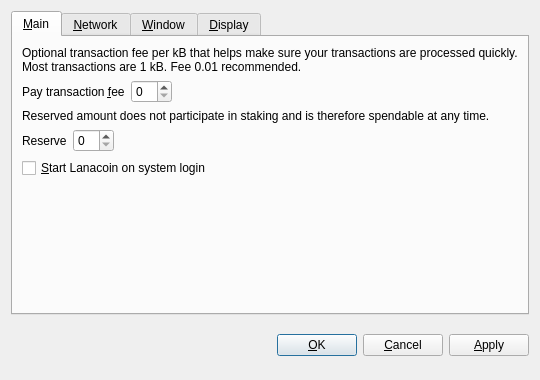
<?xml version="1.0" encoding="UTF-8"?>
<ui version="4.0">
 <class>OptionsDialog</class>
 <widget class="QDialog" name="OptionsDialog">
  <property name="geometry">
   <rect>
    <x>0</x>
    <y>0</y>
    <width>540</width>
    <height>380</height>
   </rect>
  </property>
  <property name="windowTitle">
   <string>Options</string>
  </property>
  <property name="modal">
   <bool>true</bool>
  </property>
  <layout class="QVBoxLayout" name="verticalLayout">
   <item>
    <widget class="QTabWidget" name="tabWidget">
     <property name="tabPosition">
      <enum>QTabWidget::North</enum>
     </property>
     <property name="currentIndex">
      <number>0</number>
     </property>
     <widget class="QWidget" name="tabMain">
      <attribute name="title">
       <string>&amp;Main</string>
      </attribute>
      <layout class="QVBoxLayout" name="verticalLayout_Main">
       <item>
        <widget class="QLabel" name="transactionFeeInfoLabel">
         <property name="text">
          <string>Optional transaction fee per kB that helps make sure your transactions are processed quickly. Most transactions are 1 kB. Fee 0.01 recommended.</string>
         </property>
         <property name="textFormat">
          <enum>Qt::PlainText</enum>
         </property>
         <property name="wordWrap">
          <bool>true</bool>
         </property>
        </widget>
       </item>
       <item>
        <layout class="QHBoxLayout" name="horizontalLayoutFee">
         <item>
          <widget class="QLabel" name="transactionFeeLabel">
           <property name="text">
            <string>Pay transaction &amp;fee</string>
           </property>
           <property name="textFormat">
            <enum>Qt::PlainText</enum>
           </property>
           <property name="buddy">
            <cstring>transactionFee</cstring>
           </property>
          </widget>
         </item>
         <item>
          <widget class="BitcoinAmountField" name="transactionFee"/>
         </item>
         <item>
          <spacer name="horizontalSpacerFee">
           <property name="orientation">
            <enum>Qt::Horizontal</enum>
           </property>
           <property name="sizeHint" stdset="0">
            <size>
             <width>40</width>
             <height>20</height>
            </size>
           </property>
          </spacer>
         </item>
        </layout>
       </item>
       <item>
        <widget class="QLabel" name="reserveBalanceInfoLabel">
         <property name="text">
          <string>Reserved amount does not participate in staking and is therefore spendable at any time.</string>
         </property>
         <property name="textFormat">
          <enum>Qt::PlainText</enum>
         </property>
         <property name="wordWrap">
          <bool>true</bool>
         </property>
        </widget>
       </item>
       <item>
        <layout class="QHBoxLayout" name="horizontalLayoutReserveBalance">
         <item>
          <widget class="QLabel" name="reserveBalanceLabel">
           <property name="text">
            <string>Reserve</string>
           </property>
           <property name="textFormat">
            <enum>Qt::PlainText</enum>
           </property>
           <property name="buddy">
            <cstring>reserveBalance</cstring>
           </property>
          </widget>
         </item>
         <item>
          <widget class="BitcoinAmountField" name="reserveBalance"/>
         </item>
         <item>
          <spacer name="horizontalSpacerReserveBalance">
           <property name="orientation">
            <enum>Qt::Horizontal</enum>
           </property>
           <property name="sizeHint" stdset="0">
            <size>
             <width>40</width>
             <height>20</height>
            </size>
           </property>
          </spacer>
         </item>
        </layout>
       </item>
       <item>
        <widget class="QCheckBox" name="bitcoinAtStartup">
         <property name="toolTip">
          <string>Automatically start Lanacoin after logging in to the system.</string>
         </property>
         <property name="text">
          <string>&amp;Start Lanacoin on system login</string>
         </property>
        </widget>
       </item>
       <item>
        <spacer name="verticalSpacer_Main">
         <property name="orientation">
          <enum>Qt::Vertical</enum>
         </property>
         <property name="sizeHint" stdset="0">
          <size>
           <width>20</width>
           <height>40</height>
          </size>
         </property>
        </spacer>
       </item>
      </layout>
     </widget>
     <widget class="QWidget" name="tabNetwork">
      <attribute name="title">
       <string>&amp;Network</string>
      </attribute>
      <layout class="QVBoxLayout" name="verticalLayout_Network">
       <item>
        <widget class="QCheckBox" name="mapPortUpnp">
         <property name="toolTip">
          <string>Automatically open the Lanacoin client port on the router. This only works when your router supports UPnP and it is enabled.</string>
         </property>
         <property name="text">
          <string>Map port using &amp;UPnP</string>
         </property>
        </widget>
       </item>
       <item>
        <widget class="QCheckBox" name="connectSocks">
         <property name="toolTip">
          <string>Connect to the Lanacoin network through a SOCKS5 proxy (e.g. when connecting through Tor).</string>
         </property>
         <property name="text">
          <string>&amp;Connect through SOCKS5 proxy:</string>
         </property>
        </widget>
       </item>
       <item>
        <layout class="QHBoxLayout" name="horizontalLayout_Network">
         <item>
          <widget class="QLabel" name="proxyIpLabel">
           <property name="text">
            <string>Proxy &amp;IP:</string>
           </property>
           <property name="textFormat">
            <enum>Qt::PlainText</enum>
           </property>
           <property name="buddy">
            <cstring>proxyIp</cstring>
           </property>
          </widget>
         </item>
         <item>
          <widget class="QValidatedLineEdit" name="proxyIp">
           <property name="maximumSize">
            <size>
             <width>140</width>
             <height>16777215</height>
            </size>
           </property>
           <property name="toolTip">
            <string>IP address of the proxy (e.g. 127.0.0.1)</string>
           </property>
          </widget>
         </item>
         <item>
          <widget class="QLabel" name="proxyPortLabel">
           <property name="text">
            <string>&amp;Port:</string>
           </property>
           <property name="textFormat">
            <enum>Qt::PlainText</enum>
           </property>
           <property name="buddy">
            <cstring>proxyPort</cstring>
           </property>
          </widget>
         </item>
         <item>
          <widget class="QLineEdit" name="proxyPort">
           <property name="maximumSize">
            <size>
             <width>55</width>
             <height>16777215</height>
            </size>
           </property>
           <property name="toolTip">
            <string>Port of the proxy (e.g. 9050)</string>
           </property>
          </widget>
         </item>
         <item>
          <spacer name="horizontalSpacer_Network">
           <property name="orientation">
            <enum>Qt::Horizontal</enum>
           </property>
           <property name="sizeHint" stdset="0">
            <size>
             <width>40</width>
             <height>20</height>
            </size>
           </property>
          </spacer>
         </item>
        </layout>
       </item>
       <item>
        <spacer name="verticalSpacer_Network">
         <property name="orientation">
          <enum>Qt::Vertical</enum>
         </property>
         <property name="sizeHint" stdset="0">
          <size>
           <width>20</width>
           <height>40</height>
          </size>
         </property>
        </spacer>
       </item>
      </layout>
     </widget>
     <widget class="QWidget" name="tabWindow">
      <attribute name="title">
       <string>&amp;Window</string>
      </attribute>
      <layout class="QVBoxLayout" name="verticalLayout_Window">
       <item>
        <widget class="QCheckBox" name="minimizeToTray">
         <property name="toolTip">
          <string>Show only a tray icon after minimizing the window.</string>
         </property>
         <property name="text">
          <string>&amp;Minimize to the tray instead of the taskbar</string>
         </property>
        </widget>
       </item>
       <item>
        <widget class="QCheckBox" name="minimizeOnClose">
         <property name="toolTip">
          <string>Minimize instead of exit the application when the window is closed. When this option is enabled, the application will be closed only after selecting Quit in the menu.</string>
         </property>
         <property name="text">
          <string>M&amp;inimize on close</string>
         </property>
        </widget>
       </item>
       <item>
        <spacer name="verticalSpacer_Window">
         <property name="orientation">
          <enum>Qt::Vertical</enum>
         </property>
         <property name="sizeHint" stdset="0">
          <size>
           <width>20</width>
           <height>40</height>
          </size>
         </property>
        </spacer>
       </item>
      </layout>
     </widget>
     <widget class="QWidget" name="tabDisplay">
      <attribute name="title">
       <string>&amp;Display</string>
      </attribute>
      <layout class="QVBoxLayout" name="verticalLayout_Display">
       <item>
        <layout class="QHBoxLayout" name="horizontalLayout_1_Display">
         <item>
          <widget class="QLabel" name="langLabel">
           <property name="text">
            <string>User Interface &amp;language:</string>
           </property>
           <property name="textFormat">
            <enum>Qt::PlainText</enum>
           </property>
           <property name="buddy">
            <cstring>lang</cstring>
           </property>
          </widget>
         </item>
         <item>
          <widget class="QValueComboBox" name="lang">
           <property name="toolTip">
            <string>The user interface language can be set here. This setting will take effect after restarting Lanacoin.</string>
           </property>
          </widget>
         </item>
        </layout>
       </item>
       <item>
        <layout class="QHBoxLayout" name="horizontalLayout_2_Display">
         <item>
          <widget class="QLabel" name="unitLabel">
           <property name="text">
            <string>&amp;Unit to show amounts in:</string>
           </property>
           <property name="textFormat">
            <enum>Qt::PlainText</enum>
           </property>
           <property name="buddy">
            <cstring>unit</cstring>
           </property>
          </widget>
         </item>
         <item>
          <widget class="QValueComboBox" name="unit">
           <property name="toolTip">
            <string>Choose the default subdivision unit to show in the interface and when sending coins.</string>
           </property>
          </widget>
         </item>
        </layout>
       </item>
       <item>
        <widget class="QCheckBox" name="coinControlFeatures">
         <property name="toolTip">
          <string>Whether to show coin control features or not.</string>
         </property>
         <property name="text">
          <string>Display coin &amp;control features (experts only!)</string>
         </property>
        </widget>
       </item>
       <item>
        <widget class="QCheckBox" name="useBlackTheme">
         <property name="text">
          <string>Use black visual theme (requires restart)</string>
         </property>
        </widget>
       </item>
       <item>
        <spacer name="verticalSpacer_Display">
         <property name="orientation">
          <enum>Qt::Vertical</enum>
         </property>
         <property name="sizeHint" stdset="0">
          <size>
           <width>20</width>
           <height>40</height>
          </size>
         </property>
        </spacer>
       </item>
      </layout>
     </widget>
    </widget>
   </item>
   <item>
    <layout class="QHBoxLayout" name="horizontalLayout_Buttons">
     <item>
      <spacer name="horizontalSpacer_1">
       <property name="orientation">
        <enum>Qt::Horizontal</enum>
       </property>
       <property name="sizeHint" stdset="0">
        <size>
         <width>40</width>
         <height>48</height>
        </size>
       </property>
      </spacer>
     </item>
     <item>
      <widget class="QLabel" name="statusLabel">
       <property name="font">
        <font>
         <weight>75</weight>
         <bold>true</bold>
        </font>
       </property>
       <property name="text">
        <string/>
       </property>
       <property name="textFormat">
        <enum>Qt::PlainText</enum>
       </property>
       <property name="wordWrap">
        <bool>true</bool>
       </property>
      </widget>
     </item>
     <item>
      <spacer name="horizontalSpacer_2">
       <property name="orientation">
        <enum>Qt::Horizontal</enum>
       </property>
       <property name="sizeHint" stdset="0">
        <size>
         <width>40</width>
         <height>48</height>
        </size>
       </property>
      </spacer>
     </item>
     <item>
      <widget class="QPushButton" name="okButton">
       <property name="text">
        <string>&amp;OK</string>
       </property>
      </widget>
     </item>
     <item>
      <widget class="QPushButton" name="cancelButton">
       <property name="text">
        <string>&amp;Cancel</string>
       </property>
       <property name="autoDefault">
        <bool>false</bool>
       </property>
      </widget>
     </item>
     <item>
      <widget class="QPushButton" name="applyButton">
       <property name="text">
        <string>&amp;Apply</string>
       </property>
       <property name="autoDefault">
        <bool>false</bool>
       </property>
      </widget>
     </item>
    </layout>
   </item>
  </layout>
 </widget>
 <customwidgets>
  <customwidget>
   <class>BitcoinAmountField</class>
   <extends>QSpinBox</extends>
   <header>bitcoinamountfield.h</header>
  </customwidget>
  <customwidget>
   <class>QValueComboBox</class>
   <extends>QComboBox</extends>
   <header>qvaluecombobox.h</header>
  </customwidget>
  <customwidget>
   <class>QValidatedLineEdit</class>
   <extends>QLineEdit</extends>
   <header>qvalidatedlineedit.h</header>
  </customwidget>
 </customwidgets>
 <resources/>
 <connections/>
</ui>
